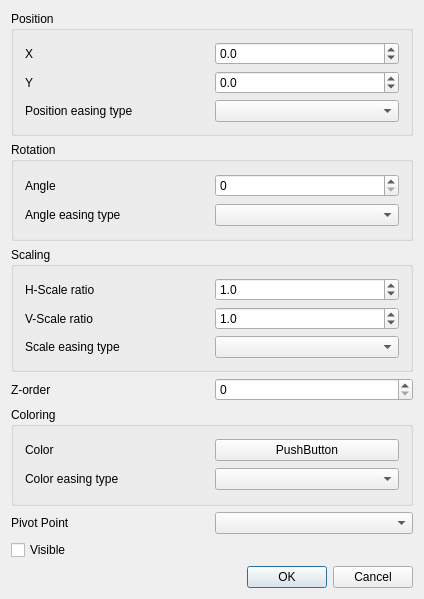
<?xml version="1.0" encoding="UTF-8"?>
<ui version="4.0">
 <class>displayItemPropEdit</class>
 <widget class="QDialog" name="displayItemPropEdit">
  <property name="geometry">
   <rect>
    <x>0</x>
    <y>0</y>
    <width>424</width>
    <height>599</height>
   </rect>
  </property>
  <property name="windowTitle">
   <string>Normal Item Property</string>
  </property>
  <layout class="QVBoxLayout" name="verticalLayout_5">
   <item>
    <widget class="QGroupBox" name="groupBox">
     <property name="title">
      <string>Position</string>
     </property>
     <layout class="QVBoxLayout" name="verticalLayout">
      <item>
       <layout class="QHBoxLayout" name="horizontalLayout">
        <item>
         <widget class="QLabel" name="label">
          <property name="text">
           <string>X</string>
          </property>
         </widget>
        </item>
        <item>
         <widget class="QDoubleSpinBox" name="m_ctlX">
          <property name="decimals">
           <number>1</number>
          </property>
          <property name="minimum">
           <double>-9999.000000000000000</double>
          </property>
          <property name="maximum">
           <double>9999.000000000000000</double>
          </property>
         </widget>
        </item>
       </layout>
      </item>
      <item>
       <layout class="QHBoxLayout" name="horizontalLayout_2">
        <item>
         <widget class="QLabel" name="label_2">
          <property name="text">
           <string>Y</string>
          </property>
         </widget>
        </item>
        <item>
         <widget class="QDoubleSpinBox" name="m_ctlY">
          <property name="decimals">
           <number>1</number>
          </property>
          <property name="minimum">
           <double>-9999.000000000000000</double>
          </property>
          <property name="maximum">
           <double>9999.000000000000000</double>
          </property>
         </widget>
        </item>
       </layout>
      </item>
      <item>
       <layout class="QHBoxLayout" name="horizontalLayout_12">
        <item>
         <widget class="QLabel" name="label_12">
          <property name="text">
           <string>Position easing type</string>
          </property>
         </widget>
        </item>
        <item>
         <widget class="QComboBox" name="m_cboEasingPos"/>
        </item>
       </layout>
      </item>
     </layout>
    </widget>
   </item>
   <item>
    <widget class="QGroupBox" name="groupBox_2">
     <property name="title">
      <string>Rotation</string>
     </property>
     <layout class="QVBoxLayout" name="verticalLayout_2">
      <item>
       <layout class="QHBoxLayout" name="horizontalLayout_3">
        <item>
         <widget class="QLabel" name="label_3">
          <property name="text">
           <string>Angle</string>
          </property>
         </widget>
        </item>
        <item>
         <widget class="QDoubleSpinBox" name="m_ctlAngle">
          <property name="decimals">
           <number>0</number>
          </property>
          <property name="maximum">
           <double>360.000000000000000</double>
          </property>
         </widget>
        </item>
       </layout>
      </item>
      <item>
       <layout class="QHBoxLayout" name="horizontalLayout_13">
        <item>
         <widget class="QLabel" name="label_13">
          <property name="text">
           <string>Angle easing type</string>
          </property>
         </widget>
        </item>
        <item>
         <widget class="QComboBox" name="m_cboEasingAngle"/>
        </item>
       </layout>
      </item>
     </layout>
    </widget>
   </item>
   <item>
    <widget class="QGroupBox" name="groupBox_3">
     <property name="title">
      <string>Scaling</string>
     </property>
     <layout class="QVBoxLayout" name="verticalLayout_3">
      <item>
       <layout class="QHBoxLayout" name="horizontalLayout_4">
        <item>
         <widget class="QLabel" name="label_4">
          <property name="text">
           <string>H-Scale ratio</string>
          </property>
         </widget>
        </item>
        <item>
         <widget class="QDoubleSpinBox" name="m_ctlScalingX">
          <property name="decimals">
           <number>1</number>
          </property>
          <property name="maximum">
           <double>999.000000000000000</double>
          </property>
          <property name="singleStep">
           <double>0.100000000000000</double>
          </property>
          <property name="value">
           <double>1.000000000000000</double>
          </property>
         </widget>
        </item>
       </layout>
      </item>
      <item>
       <layout class="QHBoxLayout" name="horizontalLayout_5">
        <item>
         <widget class="QLabel" name="label_5">
          <property name="text">
           <string>V-Scale ratio</string>
          </property>
         </widget>
        </item>
        <item>
         <widget class="QDoubleSpinBox" name="m_ctlScalingY">
          <property name="decimals">
           <number>1</number>
          </property>
          <property name="maximum">
           <double>999.000000000000000</double>
          </property>
          <property name="singleStep">
           <double>0.100000000000000</double>
          </property>
          <property name="value">
           <double>1.000000000000000</double>
          </property>
         </widget>
        </item>
       </layout>
      </item>
      <item>
       <layout class="QHBoxLayout" name="horizontalLayout_16">
        <item>
         <widget class="QLabel" name="label_16">
          <property name="text">
           <string>Scale easing type</string>
          </property>
         </widget>
        </item>
        <item>
         <widget class="QComboBox" name="m_cboEasingScale"/>
        </item>
       </layout>
      </item>
     </layout>
    </widget>
   </item>
   <item>
    <layout class="QHBoxLayout" name="horizontalLayout_6">
     <item>
      <widget class="QLabel" name="label_6">
       <property name="text">
        <string>Z-order</string>
       </property>
      </widget>
     </item>
     <item>
      <widget class="QSpinBox" name="m_ctlZOrder"/>
     </item>
    </layout>
   </item>
   <item>
    <widget class="QGroupBox" name="groupBox_4">
     <property name="title">
      <string>Coloring</string>
     </property>
     <layout class="QVBoxLayout" name="verticalLayout_4">
      <item>
       <layout class="QHBoxLayout" name="horizontalLayout_7">
        <item>
         <widget class="QLabel" name="label_7">
          <property name="text">
           <string>Color</string>
          </property>
         </widget>
        </item>
        <item>
         <widget class="QColorPickerPushButton" name="m_ctlImageColor">
          <property name="text">
           <string>PushButton</string>
          </property>
         </widget>
        </item>
       </layout>
      </item>
      <item>
       <layout class="QHBoxLayout" name="horizontalLayout_14">
        <item>
         <widget class="QLabel" name="label_14">
          <property name="text">
           <string>Color easing type</string>
          </property>
         </widget>
        </item>
        <item>
         <widget class="QComboBox" name="m_cboEasingColor"/>
        </item>
       </layout>
      </item>
     </layout>
    </widget>
   </item>
   <item>
    <layout class="QHBoxLayout" name="horizontalLayout_9">
     <item>
      <widget class="QLabel" name="label_9">
       <property name="text">
        <string>Pivot Point</string>
       </property>
      </widget>
     </item>
     <item>
      <widget class="QComboBox" name="m_cboPivot"/>
     </item>
    </layout>
   </item>
   <item>
    <widget class="QCheckBox" name="m_cbVisible">
     <property name="text">
      <string>Visible</string>
     </property>
    </widget>
   </item>
   <item>
    <widget class="QDialogButtonBox" name="buttonBox">
     <property name="standardButtons">
      <set>QDialogButtonBox::Cancel|QDialogButtonBox::Ok</set>
     </property>
    </widget>
   </item>
  </layout>
 </widget>
 <layoutdefault spacing="6" margin="11"/>
 <customwidgets>
  <customwidget>
   <class>QColorPickerPushButton</class>
   <extends>QPushButton</extends>
   <header>qcolorpickerpushbutton.h</header>
  </customwidget>
 </customwidgets>
 <resources/>
 <connections/>
</ui>
